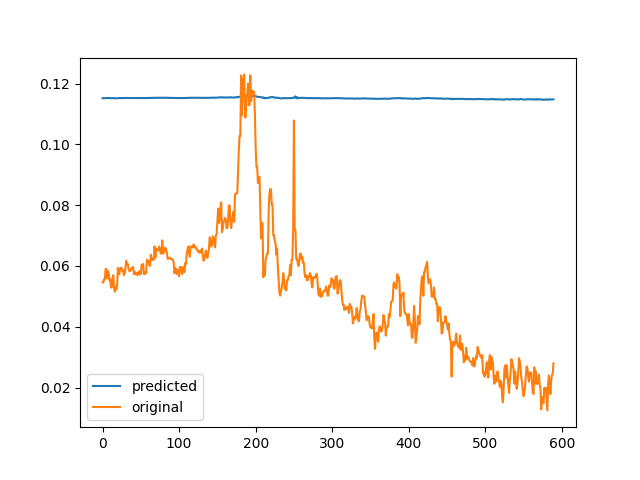

Generate this figure with Python:
import numpy as np
import torch
import matplotlib.pyplot as plt
import pandas as pd
from torch.utils.data import Dataset, DataLoader
from sklearn.model_selection import train_test_split
from torch import nn

df = pd.read_csv("./Week9/Q1_daily.csv")

# Preprocess the data - Drop NA values in the dataset
df = df.dropna()

y = df['Price'].values
x = np.arange(1, len(y), 1)

print(len(y))

# Normalize the input range between 0 and 1
minm = y.min()
maxm = y.max()
print(minm, maxm)
y = (y - minm) / (maxm - minm)


Sequence_Length = 10

X = []
Y = []
for i in range(0, 5900):
    list1 = []
    for j in range(i, i + Sequence_Length):
        list1.append(y[j])
    X.append(list1)
    Y.append(y[j + 1])
 # Convert from list to array
X = np.array(X)
Y = np.array(Y)

# Split the data as the train and test set
x_train, x_test, y_train, y_test = train_test_split(X, Y,
test_size=0.10, random_state=42, shuffle=False, stratify=None)

class NGTimeSeries(Dataset):
    def __init__(self, x, y):
        self.x = torch.tensor(x, dtype=torch.float32)
        self.y = torch.tensor(y, dtype=torch.float32)
        self.len = x.shape[0]

    def __getitem__(self, idx):
        return self.x[idx], self.y[idx]

    def __len__(self):
        return self.len

dataset = NGTimeSeries(x_train,y_train)
from torch.utils.data import DataLoader
train_loader = DataLoader(dataset,shuffle=True,batch_size=256)

class LSTMModel(nn.Module):
    def __init__(self):
        super(LSTMModel,self).__init__()
        self.lstm = nn.LSTM(input_size=1,hidden_size=5,num_layers=1,batch_first=True)
        self.fc1 = nn.Linear(in_features=5,out_features=1)

    def forward(self, x):
        output, (hidden, cell) = self.lstm(x)
        output = output[:,-1,:]
        output = self.fc1(torch.relu(output))
        return output

model = LSTMModel()

# Optimizer, loss
loss_f = torch.nn.MSELoss()
opter = torch.optim.Adam(model.parameters(), lr=0.0001)
eps = 1500
for i in range(eps):
    for j, data in enumerate(train_loader):
        y_pred = model(data[:][0].view(-1, Sequence_Length, 1)).reshape(-1)
        loss = loss_f(y_pred, data[:][1])
        loss.backward()
        opter.step()
    if i % 50 == 0:
        print(f'{i}th iteration: {loss.item()}')

# Test set actual vs predicted
test_set = NGTimeSeries(x_test, y_test)
test_pred = model(test_set[:][0].view(-1, 10, 1)).view(-1)
plt.plot(test_pred.detach().numpy(), label='predicted')
plt.plot(test_set[:][1].view(-1), label='original')
plt.legend()
plt.show()
